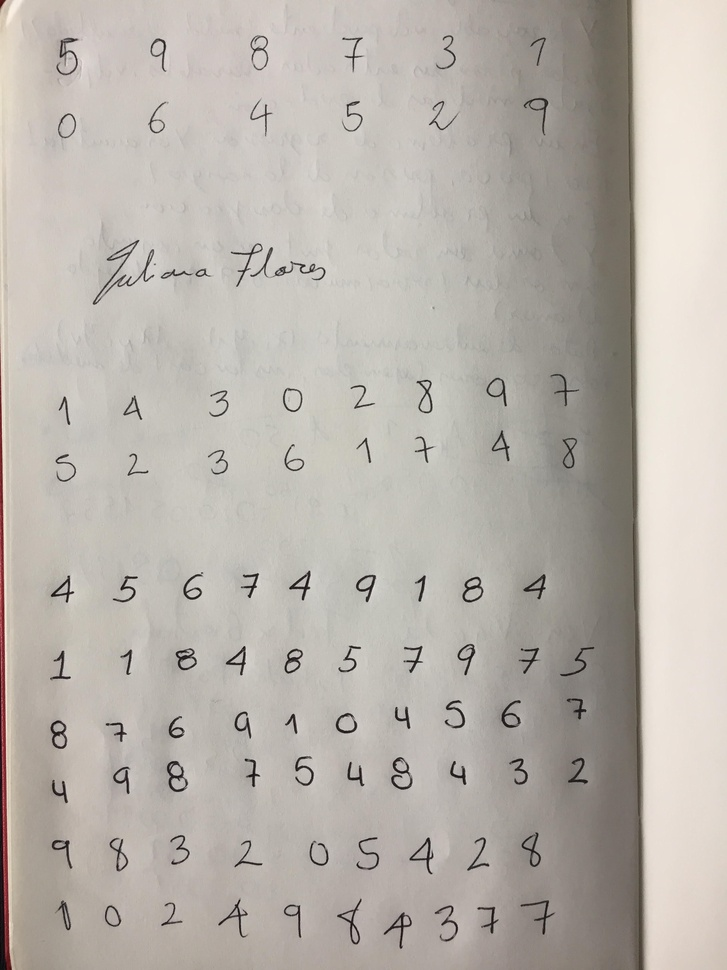
#> input picture images/prueba1.jpg, 727 x 970 px, shrunk from 2448 x 3264 before the run
$ jupyter execute Untitled.ipynb   (shell and % lines are left out)   (older library calls are emulated)
#> lines starting #> are read from the running program, lines starting #| are printed output that depends on the picture; after the words box and inside, x2 and y2 are one past the last pixel; in counts of white or black regions, pixels touching at a corner belong together
[cell 1]
import numpy as np
import cv2
#import tensorflow as tf
import matplotlib.pyplot as plt

[cell 2]
im = cv2.imread("./images/prueba1.jpg")
#> im is the input picture: shape (970, 727, 3); mean B, G, R 172, 179.1, 185
print(im.shape)
#| (970, 727, 3)
plt.imshow(im, cmap='gray')
#plt.show()

[cell 3]
# simple_thresholding
blurred = cv2.cvtColor(im, cv2.COLOR_BGR2GRAY)
blurred = cv2.GaussianBlur(blurred, (5, 5), 0)
(T, thresh) = cv2.threshold(blurred, 120, 220, cv2.THRESH_BINARY)
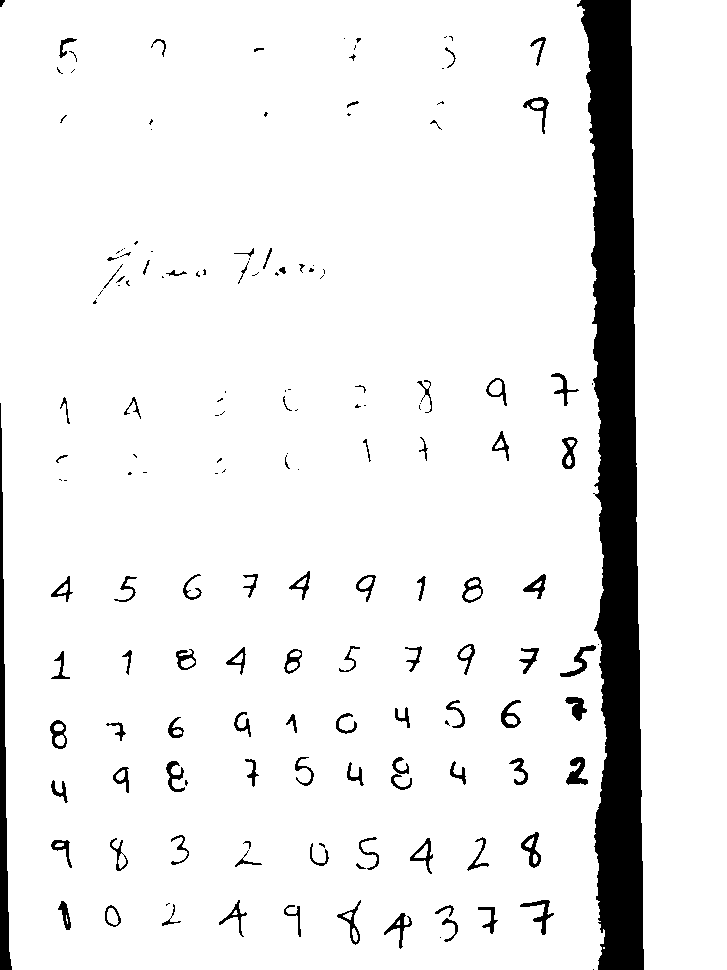
#> thresh: shape (970, 727); values 0 (black) and 220 (white), 92.3% white; 162 black regions (67 under 20 px), largest, box (x1, y1, x2, y2) and area: (577, 0, 644, 970) 38902, (0, 403, 12, 970) 2849, (566, 757, 588, 785) 334
plt.imshow(thresh)

[cell 4]
# Convert to grayscale and apply Gaussian filtering
im_gray = cv2.cvtColor(im, cv2.COLOR_BGR2GRAY)
im_gray = cv2.GaussianBlur(im_gray, (5, 5), 0)
#plt.imshow(im_gray)
im_gray = thresh
plt.imshow(thresh)

[cell 5]
# Blurred
edged = cv2.Canny(im_gray, 100, 100)
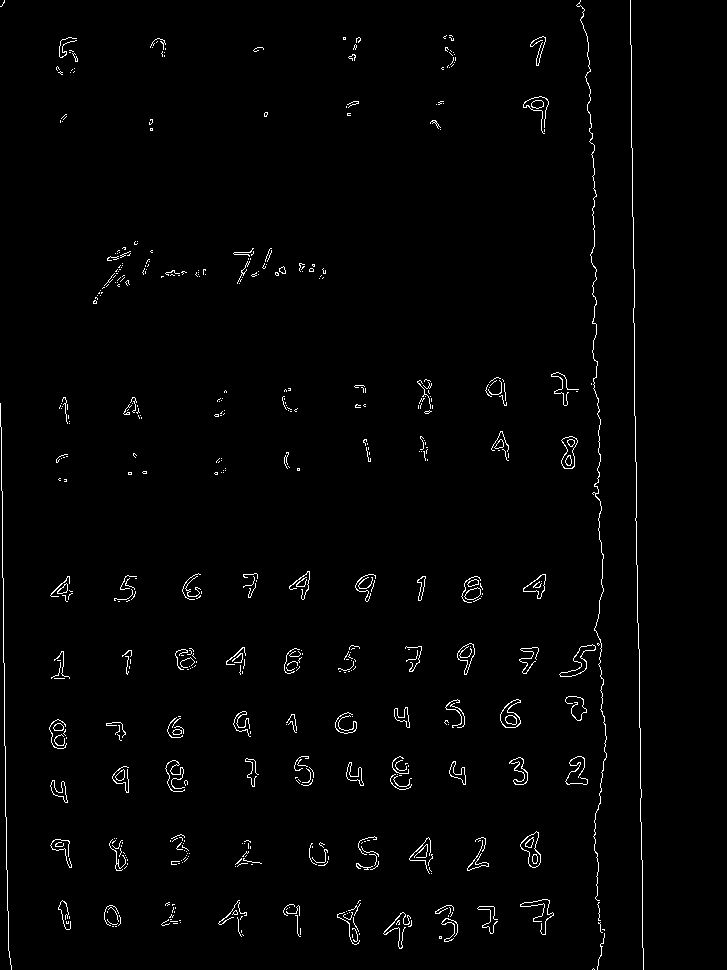
#> edged: shape (970, 727); 1.5% white in thin lines or dots, all inside (x1, y1, x2, y2) = (0, 0, 644, 970)
plt.imshow(edged)

[cell 6]
# Threshold the image
ret, im_th = cv2.threshold(im_gray, 120, 255, cv2.THRESH_BINARY_INV)
#> im_th: shape (970, 727); 7.7% white; 162 white regions (67 under 20 px)
plt.imshow(im_th)

[cell 7]
# Find contours in the image
_, ctrs, hier = cv2.findContours(im_th.copy(), cv2.RETR_EXTERNAL, cv2.CHAIN_APPROX_SIMPLE)
#> ctrs = 162 contours, 84 with area under 20; largest, box (x1, y1, x2, y2) and area: (577, 0, 644, 970) 37860, (0, 403, 12, 970) 2276, (462, 577, 483, 603) 362, (521, 832, 541, 868) 346, (50, 720, 67, 749) 341

[cell 8]
# Get rectangles contains each contour
rects = [cv2.boundingRect(ctr) for ctr in ctrs]
#> rects = 162 items, first 6: (593, 969, 1, 1), (440, 937, 1, 1), (442, 918, 16, 24), (384, 913, 28, 36), (478, 907, 20, 27), (435, 905, 19, 12)
print(rects)
#> (printed output is left out)

[cell 9]
for rect in rects:
    # Draw the rectangles
    cv2.rectangle(im, (rect[0], rect[1]), (rect[0] + rect[2], rect[1] + rect[3]), (0, 255, 0), 3)
    # Make the rectangular region around the digit
    leng = int(rect[3] * 1.6)
    pt1 = int(rect[1] + rect[3] // 2 - leng // 2)
    pt2 = int(rect[0] + rect[2] // 2 - leng // 2)
    roi = im_th[pt1:pt1+leng, pt2:pt2+leng]
#> this loop made 162 passes
#> (rect, leng, pt1, pt2) on passes 1 to 3: ((593, 969, 1, 1), 1, 969, 593), ((440, 937, 1, 1), 1, 937, 440), ((442, 918, 16, 24), 38, 911, 431)
#> pass 3, `roi = im_th[pt1:pt1+leng, pt2:pt2+leng]`:
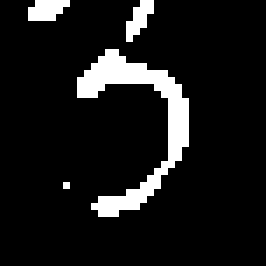
#> roi: shape (38, 38) (shown 7 times larger); 9.5% white in thin lines or dots, all inside (x1, y1, x2, y2) = (4, 0, 27, 31)
#> after the loop:
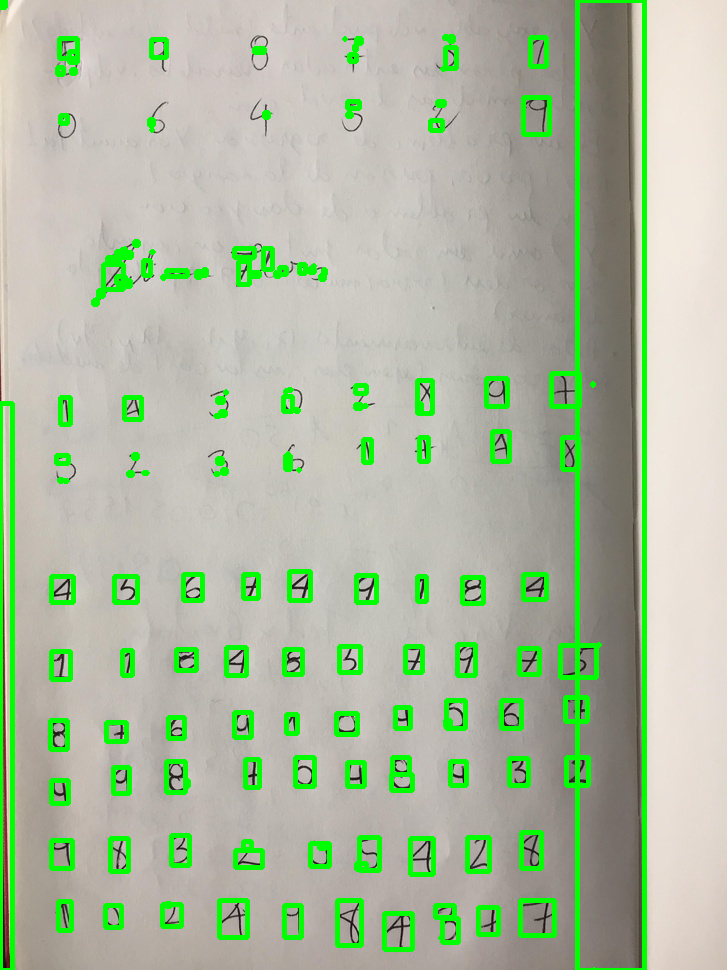
#> im: shape (970, 727, 3); 7.65% of pixels changed, all inside (x1, y1, x2, y2) = (0, 0, 647, 970)

[cell 10]
plt.imshow(im)

[cell 11]
cv2.imwrite('./results/res_p0.png',im)
#> Out = True

$ run again, with images/prueba2.jpg copied over images/prueba1.jpg
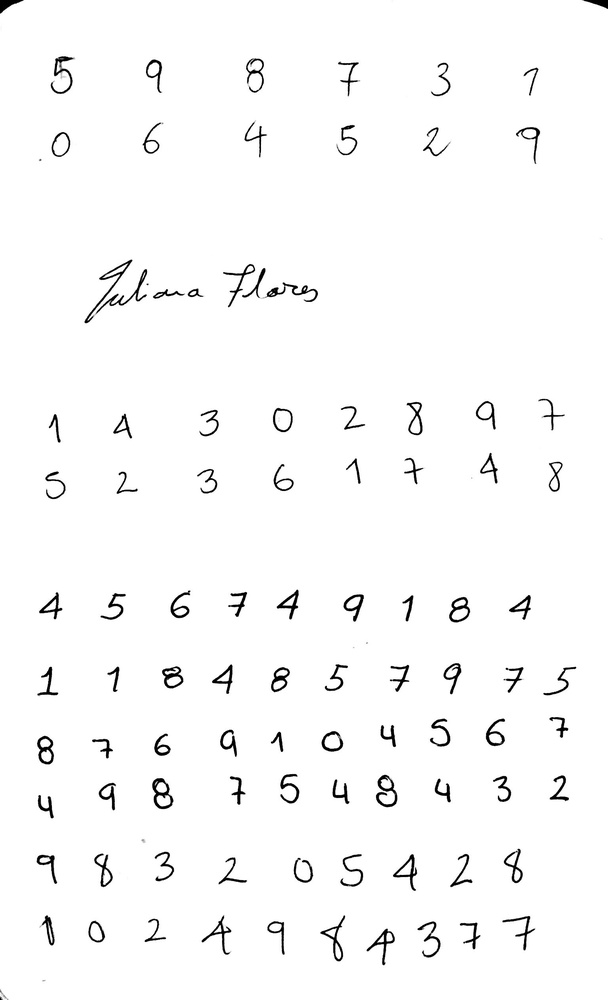
#> input picture images/prueba2.jpg, 608 x 1000 px, shrunk from 1536 x 2528 before the run
#> im is the input picture: shape (1000, 608, 3); min 0, max 255, mean 249.2
#| (1000, 608, 3)
#> thresh: shape (1000, 608); values 0 (black) and 220 (white), 98.2% white; black in thin lines or dots
#> `edged = cv2.Canny(im_gray, 100, 100)`:
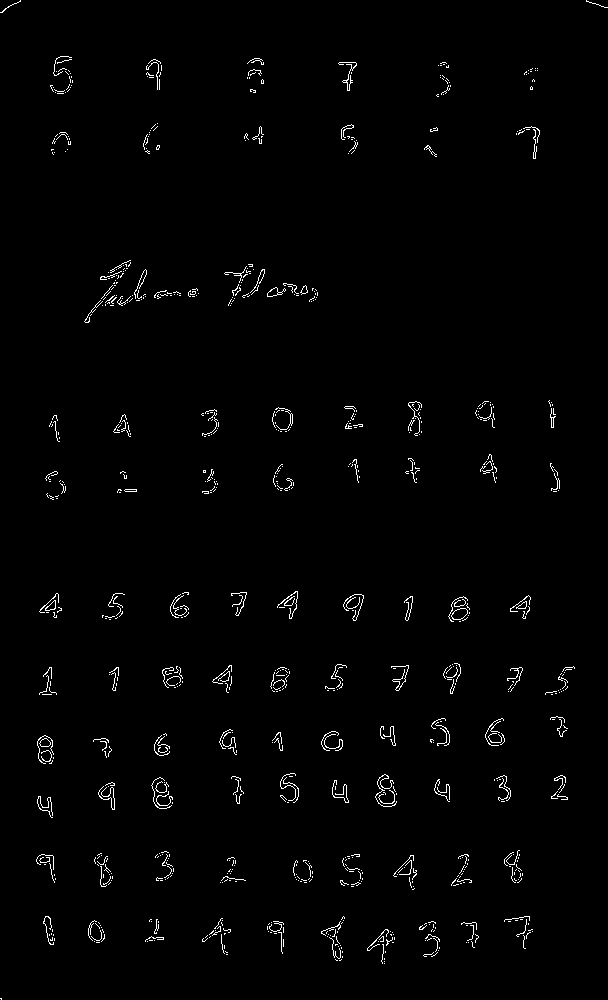
#> edged: shape (1000, 608); 1.4% white in thin lines or dots
#> im_th: shape (1000, 608); 1.8% white in thin lines or dots
#> ctrs = 144 contours, 57 with area under 20; largest, box (x1, y1, x2, y2) and area: (449, 597, 470, 622) 342, (273, 408, 292, 432) 332, (37, 736, 54, 764) 321, (271, 667, 290, 692) 271, (152, 778, 173, 809) 268
#> rects = 144 items, first 6: (0, 998, 2, 2), (146, 937, 18, 5), (424, 934, 16, 23), (155, 932, 1, 1), (367, 929, 27, 35), (461, 923, 18, 25)
#> (printed output is left out)
#> the loop `for rect in rects:` made 144 passes
#> (rect, leng, pt1, pt2) on passes 2, 3, 5, 6, 7, 8, 9, 10: ((146, 937, 18, 5), 8, 935, 151), ((424, 934, 16, 23), 36, 927, 414), ((367, 929, 27, 35), 56, 918, 352), ((461, 923, 18, 25), 40, 915, 450), ((419, 922, 17, 10), 16, 919, 419), ((268, 922, 16, 32), 51, 913, 251), ((89, 921, 16, 21), 33, 915, 81), ((156, 920, 3, 11), 17, 917, 149)
#> after the loop `for rect in rects:`:
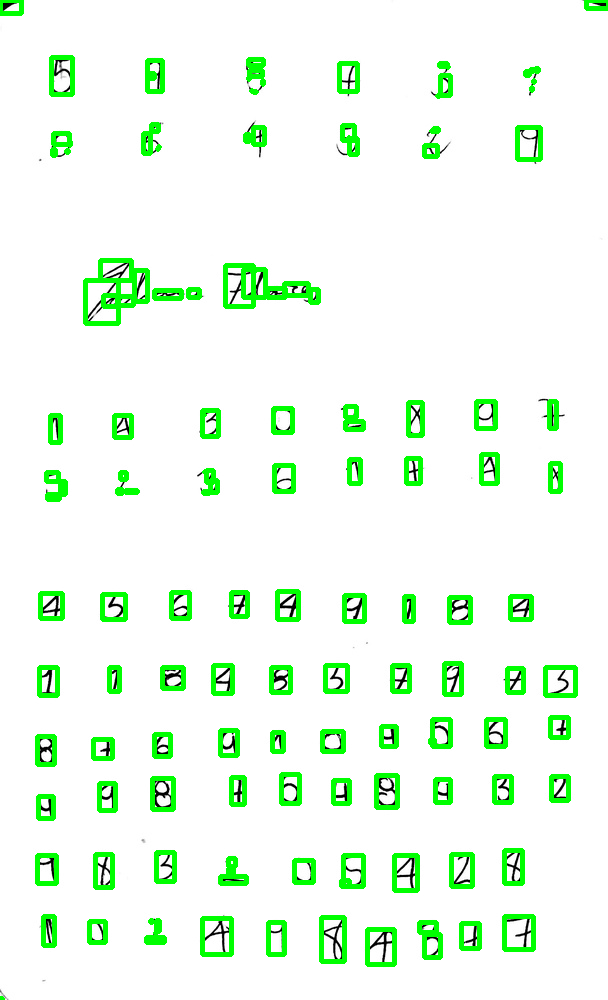
#> im: shape (1000, 608, 3); 6.9% of pixels changed, all inside (x1, y1, x2, y2) = (0, 0, 608, 1000)
#> Out = True

$ run again, with images/prueba3.jpg copied over images/prueba1.jpg
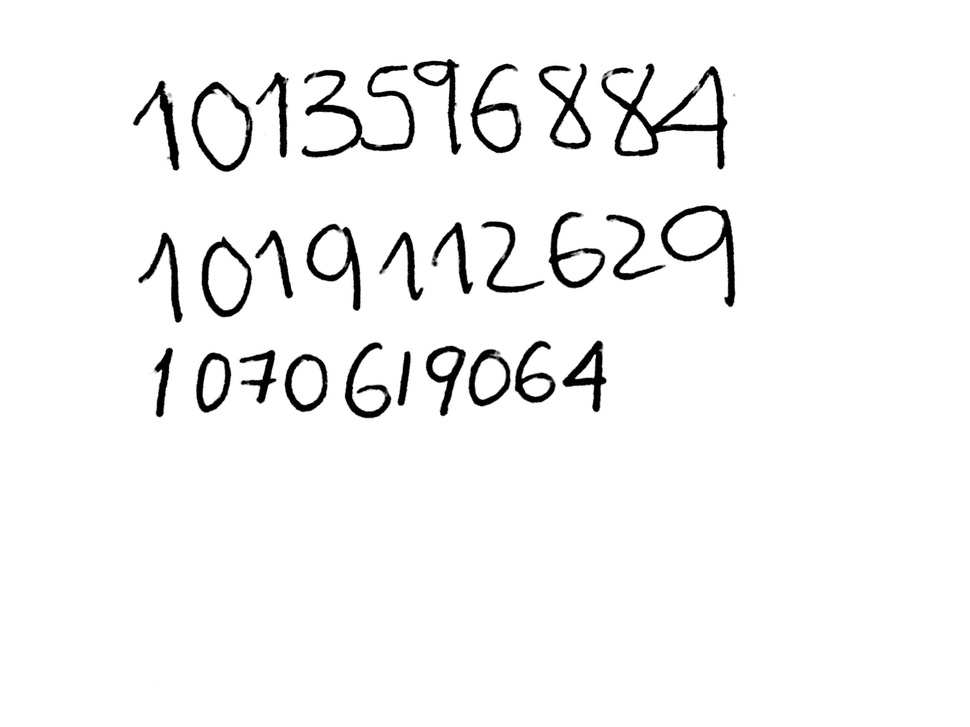
#> input picture images/prueba3.jpg, 970 x 727 px, shrunk from 2592 x 1944 before the run
#> im is the input picture: shape (727, 970, 3); min 0, max 255, mean 244.7
#| (727, 970, 3)
#> thresh: shape (727, 970); values 0 (black) and 220 (white), 96.1% white; 29 black regions, largest, box (x1, y1, x2, y2) and area: (602, 64, 727, 169) 2604, (302, 65, 414, 157) 2130, (661, 206, 735, 306) 1492
#> `edged = cv2.Canny(im_gray, 100, 100)`:
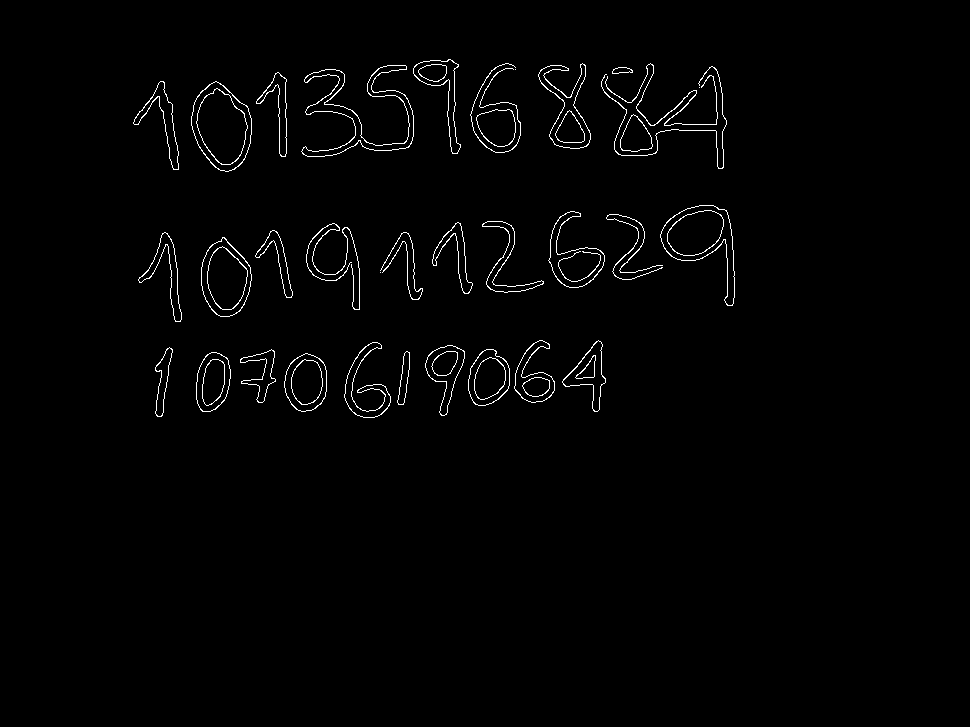
#> edged: shape (727, 970); 1.4% white in thin lines or dots, all inside (x1, y1, x2, y2) = (133, 59, 735, 418)
#> im_th: shape (727, 970); 3.9% white; 29 white regions
#> ctrs = 29 contours; largest, box (x1, y1, x2, y2) and area: (192, 82, 252, 172) 3762, (661, 206, 735, 306) 3206, (602, 64, 727, 169) 3042, (202, 237, 252, 317) 2780, (471, 64, 521, 153) 2138
#> rects = 29 items, first 6: (285, 354, 42, 58), (196, 353, 35, 59), (398, 352, 12, 53), (240, 350, 36, 53), (469, 349, 41, 57), (155, 348, 18, 69)
#> (printed output is left out)
#> the loop `for rect in rects:` made 29 passes
#> (rect, leng, pt1, pt2) on passes 1 to 8: ((285, 354, 42, 58), 92, 337, 260), ((196, 353, 35, 59), 94, 335, 166), ((398, 352, 12, 53), 84, 336, 362), ((240, 350, 36, 53), 84, 334, 216), ((469, 349, 41, 57), 91, 332, 444), ((155, 348, 18, 69), 110, 327, 109), ((426, 346, 39, 70), 112, 325, 389), ((345, 343, 46, 75), 120, 320, 308)
#> after the loop `for rect in rects:`:
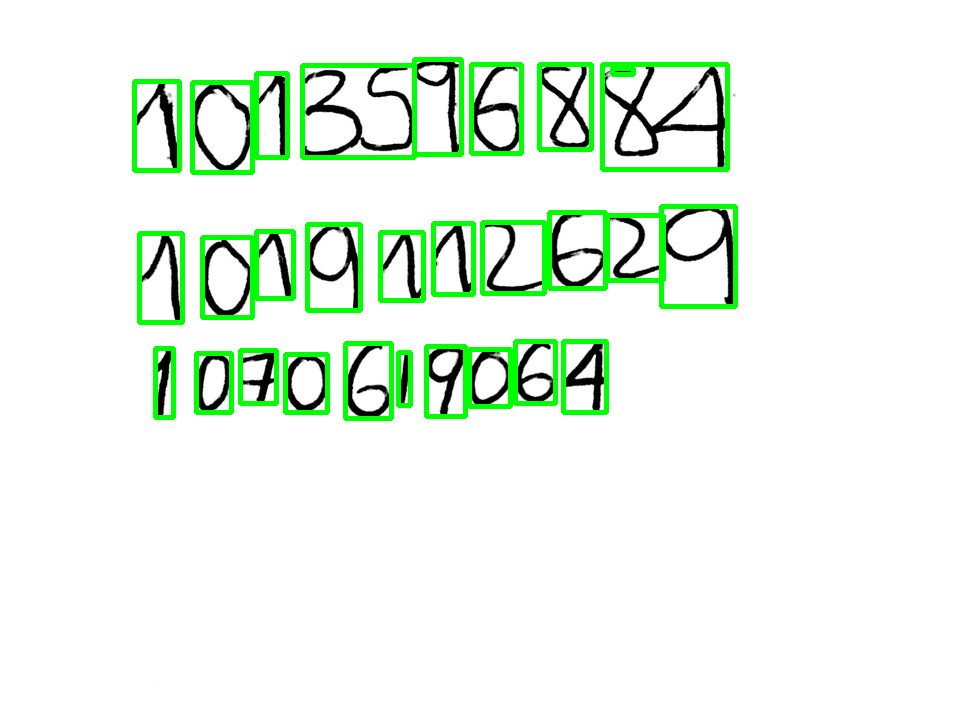
#> im: shape (727, 970, 3); 4.82% of pixels changed, all inside (x1, y1, x2, y2) = (132, 57, 738, 421)
#> Out = True

$ run again, with images/prueba4.jpg copied over images/prueba1.jpg
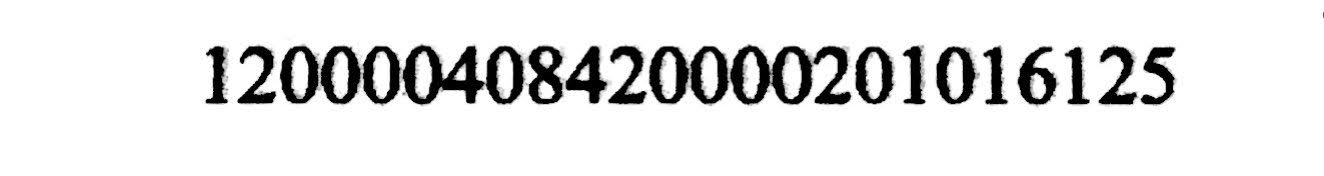
#> input picture images/prueba4.jpg, 1324 x 176 px
#> im is the input picture: shape (176, 1324, 3); min 0, max 255, mean 227.1
#| (176, 1324, 3)
#> thresh: shape (176, 1324); values 0 (black) and 220 (white), 89.5% white; 20 black regions, largest, box (x1, y1, x2, y2) and area: (403, 45, 524, 105) 3409, (730, 45, 812, 104) 2399, (649, 46, 729, 104) 2322
#> `edged = cv2.Canny(im_gray, 100, 100)`:
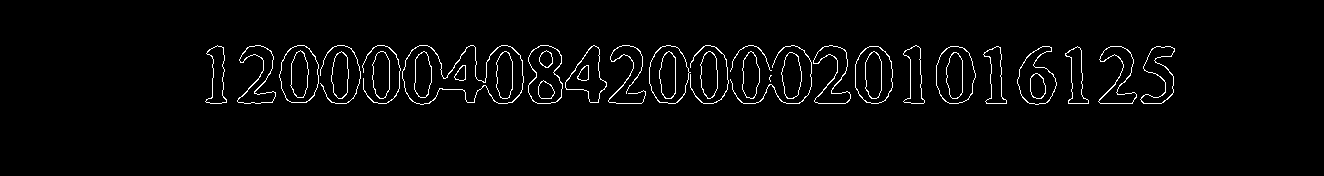
#> edged: shape (176, 1324); 2.5% white in thin lines or dots, all inside (x1, y1, x2, y2) = (205, 45, 1175, 105)
#> im_th: shape (176, 1324); 10.5% white; 20 white regions
#> ctrs = 20 contours; largest, box (x1, y1, x2, y2) and area: (403, 45, 524, 105) 4572, (730, 45, 812, 104) 3586, (649, 46, 729, 104) 3437, (321, 46, 361, 104) 1746, (937, 47, 976, 104) 1707
#> rects = 20 items, first 6: (1141, 47, 34, 57), (1065, 47, 24, 57), (1018, 47, 39, 58), (984, 47, 23, 57), (937, 47, 39, 57), (856, 47, 37, 57)
#> (printed output is left out)
#> the loop `for rect in rects:` made 20 passes
#> (rect, leng, pt1, pt2) on passes 1 to 8: ((1141, 47, 34, 57), 91, 30, 1113), ((1065, 47, 24, 57), 91, 30, 1032), ((1018, 47, 39, 58), 92, 30, 991), ((984, 47, 23, 57), 91, 30, 950), ((937, 47, 39, 57), 91, 30, 911), ((856, 47, 37, 57), 91, 30, 829), ((1099, 46, 38, 58), 92, 29, 1072), ((904, 46, 21, 58), 92, 29, 868)
#> after the loop `for rect in rects:`:
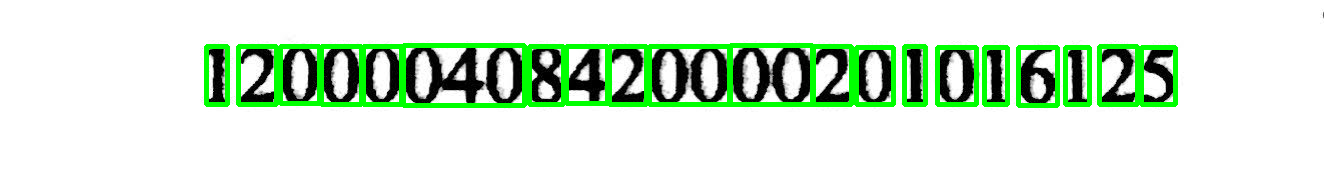
#> im: shape (176, 1324, 3); 7.9% of pixels changed, all inside (x1, y1, x2, y2) = (204, 43, 1178, 108)
#> Out = True
